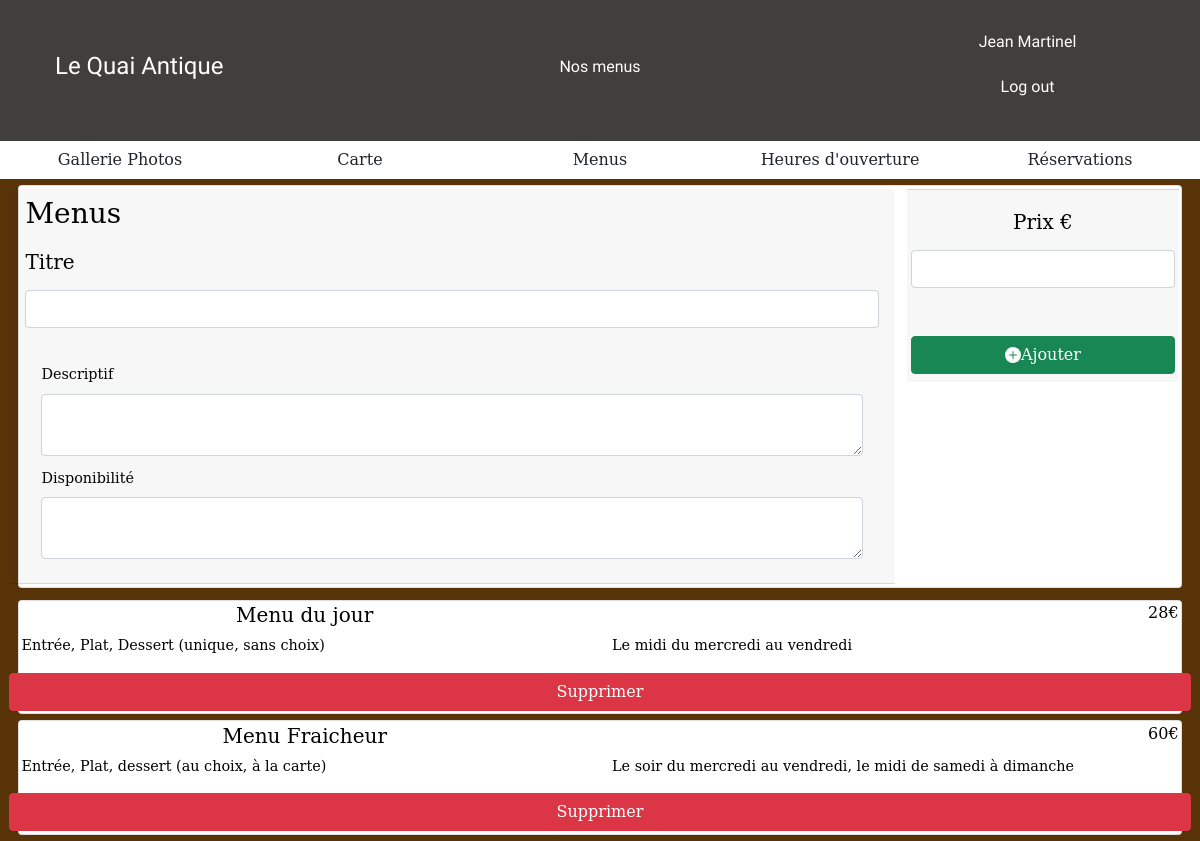
The page /admin/pages/menusParam.php (signed in) on the database its author committed.
### tables this page shows
CREATE TABLE `menus` (
  `id` int(11) NOT NULL,
  `title` varchar(50) NOT NULL,
  `description` varchar(250) NOT NULL,
  `availability` varchar(150) NOT NULL,
  `price` char(3) NOT NULL
);

### admin/includes/logicAdmin.php (called while the page is built, shortened)
<?php
require '../../public/src/models/MenuManager.php';
include '../../db/confDB.php';
try{
    $pdo = new PDO("mysql:host=$HOST;dbname=$DB", $USER, $PWD);
    $menuManager = new MenuManager($pdo);
    $menus = $menuManager->getMenus();
} catch (PDOException $e) {
    file_put_contents('dblogs.log', $e->getMessage().PHP_EOL, FILE_APPEND);
    echo "<script>alert('Une erreur s\'est produite. Contactez l\'administrateur')</script>";
}

### public/src/models/MenuManager.php (called while the page is built, shortened)
<?php
class MenuManager
{
    public function __construct(PDO $pdo)
    {
        $this->pdo = $pdo;
    }
    public function getMenus()
    {
        $statement = $this->pdo->prepare('SELECT * FROM menus');
        $statement->setFetchMode(PDO::FETCH_CLASS, 'Menu');
        $statement->execute();
        return $statement->fetchAll();
    }
}

### admin/includes/menusView.php (the view)
<div class="card">
    <div class="row">
        <h5 class="col"><?=$menu->title?></h5>
        <h6 class="col price"><?=$menu->price?>€</h6>
    </div>
    <div class="row">
        <p class="col"><?=$menu->description?></p>
        <p class="col"><?=$menu->availability?></p>
        <a href="?id=<?=$menu->id?>" class="btn btn-danger">Supprimer</a>
    </div>
</div>

### admin/pages/menusParam.php (shortened to what this page needs)
<?php
include '../includes/logicAdmin.php';
?>
<!DOCTYPE html>
<html lang="fr" xmlns="http://www.w3.org/1999/html">
<head>
    <link href="https://cdn.jsdelivr.net/npm/bootstrap@5.0.2/dist/css/bootstrap.min.css" rel="stylesheet"
>
    <link rel="stylesheet" href="../css/style.css">
</head>
<?php
include '../../commonFiles/includes/header.php';
include '../includes/headerParam.php'
?>
<body>
<div class="container-fluid" id="form-menus">
    <div class="row">
        <div class="col">
            <div class="card">
                <form class="row" method="post" action="#">
                    <div class="col-md-9 card-header">
                        <div class="card-title">
                            <h3>Menus</h3>
                            <label class="form-label" for="title"><h5>Titre</h5></label>
                            <input class="form-control" type="text" name="title" id="title">
                        </div>
                        <div class="card-body">
                            <label class="form-label" for="description">Descriptif</label>
                            <textarea class="form-control" type="text" name="description" id="description"></textarea>
                            <label class="form-label" for="availability">Disponibilité</label>
                            <textarea class="form-control" type="text" name="availability" id="availability"></textarea>
                        </div>
                    </div>
                    <div class="col-md-3 justify-content-between">
                        <div class="card-footer">
                            <div class="row">
                                <label class="form-label" for="price"><h5>Prix €</h5></label>
                                <input class="form-control d-inline-block" type="text" name="price" id="price">
                            </div>
                            <div class="row mt-5">
                                <button class="btn btn-success" type="submit" id="addMeal">
                                    <svg xmlns="http://www.w3.org/2000/svg" width="16" height="16" fill="currentColor" class="bi bi-plus-circle-fill" viewBox="0 0 16 16">
                                        <path d="M16 8A8 8 0 1 1 0 8a8 8 0 0 1 16 0zM8.5 4.5a.5.5 0 0 0-1 0v3h-3a.5.5 0 0 0 0 1h3v3a.5.5 0 0 0 1 0v-3h3a.5.5 0 0 0 0-1h-3v-3z"/>
                                    </svg>Ajouter</button>
                            </div>
                        </div>
                    </div>
                </form>
            </div>
        </div>
    </div>
</div>
<div class="container-fluid" id="display-menus">
    <?php
    foreach ($menus as $menu) {
        include '../includes/menusView.php';
    }
    ?>
</div>
</body>

### admin/css/style.css (style rules this page uses)
body { background-color: #583408; color: #ffffff; font-family: "DejaVu Serif", serif; font-size: 1.8vh; }
.price { text-align: end; }
.form-label { text-align: center; align-items: center; padding-top: 1vw; }
.card { color: #000000; margin: 0.5vw; padding: 0.2vw; }
td, th, h5 { text-align: center; }

### rows shown on the page
menus: title "Menu du jour", price "28", description "Entrée, Plat, Dessert (unique, sans choix)", availability "Le midi du mercredi au vendredi"
menus: title "Menu Fraicheur", price "60", description "Entrée, Plat, dessert (au choix, à la carte)", availability "Le soir du mercredi au vendredi, le midi de samedi à dimanche"

### other values the page prints
$_SESSION['firstname'] "Jean"
$_SESSION['lastname'] "Martinel"
